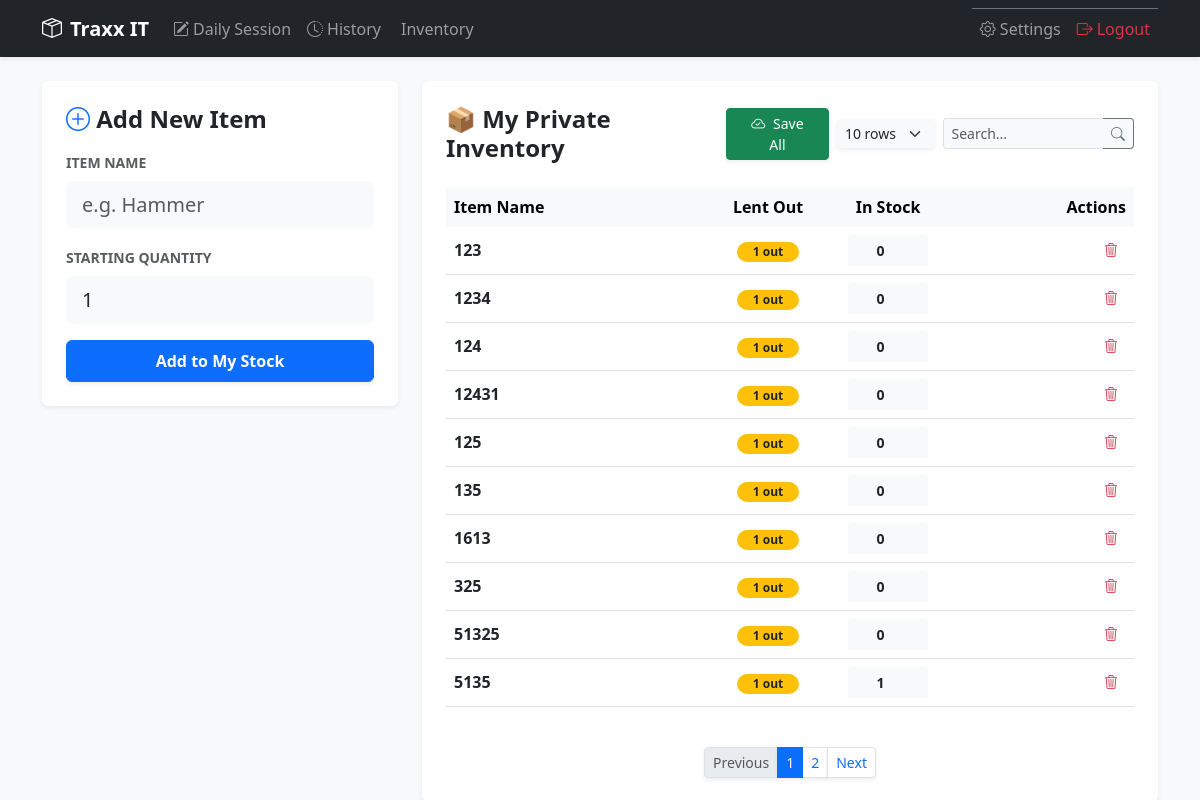
Before: /inventory (signed in) with the older database file.
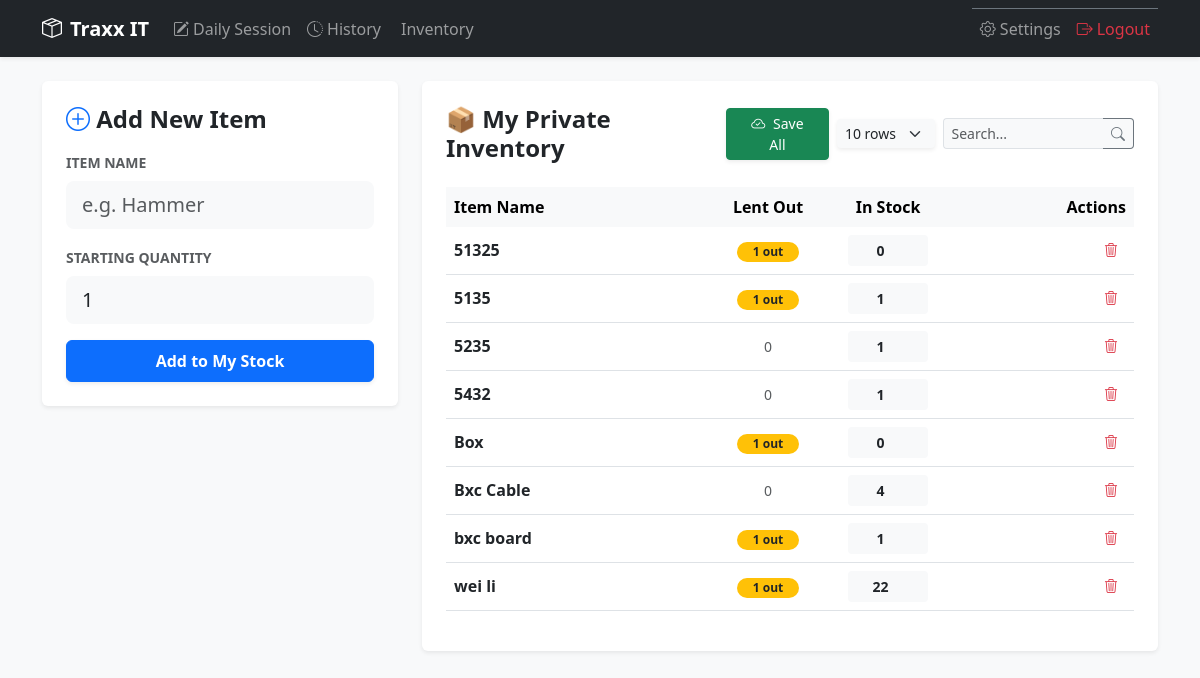
After: the same page with the newer database file.
### models.py (models this page shows)
class Item(db.Model):
    id = db.Column(db.Integer, primary_key=True)
    name = db.Column(db.String(100), nullable=False)
    quantity = db.Column(db.Integer, default=0)
    user_id = db.Column(db.Integer, db.ForeignKey('user.id'))

### app.py (the view, shortened to what this page needs)
@app.route('/inventory', methods=['GET', 'POST'])
def inventory():
    if 'user_id' not in session: return redirect(url_for('login'))
    user_id = session['user_id']
    page = request.args.get('page', 1, type=int)
    per_page = request.args.get('per_page', 10, type=int)
    search_query = request.args.get('search', '')
    items_query = Item.query.filter_by(user_id=user_id).order_by(Item.name)
    if search_query:
        items_query = items_query.filter(Item.name.ilike(f"%{search_query}%"))
    pagination = items_query.paginate(page=page, per_page=per_page)
    items_list = pagination.items
    for item in items_list:
        lent_count = db.session.query(func.sum(DayRecord.quantity_out)).filter(
            DayRecord.item_id == item.id,
            DayRecord.is_returned == False
        ).scalar() or 0
        item.lent_out = lent_count
    return render_template('inventory.html',
                           pagination=pagination,
                           items=items_list,
                           search_query=search_query,
                           per_page=per_page)

### templates/inventory.html (shortened to what the changed rows need)
{% extends "base.html" %}
{% block content %}
<div class="row">
    <div class="col-md-8">
        <form method="POST">
            <div class="card shadow-sm p-4 border-0">
                <div class="table-responsive">
                    <table class="table table-hover align-middle">
                        <thead class="table-light">
                            <tr>
                                <th class="border-0">Item Name</th>
                                <th class="border-0 text-center" style="width: 120px;">Lent Out</th>
                                <th class="border-0 text-center" style="width: 120px;">In Stock</th>
                                <th class="border-0 text-end">Actions</th>
                            </tr>
                        </thead>
                        <tbody>
                            {% for item in items %}
                            <tr>
                                <td class="fw-bold text-truncate" style="max-width: 200px;">{{ item.name }}</td>
                                <td class="text-center">
                                    {% if item.lent_out > 0 %}
                                        <span class="badge rounded-pill bg-warning text-dark px-3">
                                            {{ item.lent_out }} out
                                        </span>
                                    {% else %}
                                        <span class="text-muted small">0</span>
                                    {% endif %}
                                </td>
                                <td class="text-center">
                                    <input type="number" name="quantities[]"
                                           class="form-control form-control-sm text-center fw-bold border-0 bg-light mx-auto"
                                           style="width: 80px;"
                                           value="{{ item.quantity }}" min="0">
                                </td>
                                <td class="text-end">
                                    <a href="{{ url_for('delete_item', id=item.id) }}"
                                       class="btn btn-sm btn-outline-danger border-0"
                                       onclick="return confirm('Wait! All history for this item will be lost. Proceed?')">
                                        <i class="bi bi-trash3"></i>
                                    </a>
                                </td>
                            </tr>
                            {% endfor %}
                        </tbody>
                    </table>
                </div>
                {% if pagination and pagination.pages > 1 %}
                <nav class="mt-4">
                    <ul class="pagination pagination-sm justify-content-center mb-0">
                        <li class="page-item {{ 'disabled' if not pagination.has_prev }}">
                            <a class="page-link shadow-sm" href="{{ url_for('inventory', page=pagination.prev_num, search=search_query, per_page=per_page) }}">Previous</a>
                        </li>
                        {% for page_num in pagination.iter_pages(left_edge=1, right_edge=1, left_current=2, right_current=2) %}
                            {% if page_num %}
                                <li class="page-item {{ 'active' if page_num == pagination.page }}">
                                    <a class="page-link shadow-sm" href="{{ url_for('inventory', page=page_num, search=search_query, per_page=per_page) }}">{{ page_num }}</a>
                                </li>
                            {% else %}
                                <li class="page-item disabled"><span class="page-link">...</span></li>
                            {% endif %}
                        {% endfor %}
                        <li class="page-item {{ 'disabled' if not pagination.has_next }}">
                            <a class="page-link shadow-sm" href="{{ url_for('inventory', page=pagination.next_num, search=search_query, per_page=per_page) }}">Next</a>
                        </li>
                    </ul>
                </nav>
                {% endif %}
            </div>
        </form>
    </div>
</div>
{% endblock %}

Changed rows visible on the page:
removed Item: name "123", lent_out "1", quantity "0"
removed Item: name "1234", lent_out "1", quantity "0"
removed Item: name "124", lent_out "1", quantity "0"
removed Item: name "12431", lent_out "1", quantity "0"
removed Item: name "125", lent_out "1", quantity "0"
removed Item: name "135", lent_out "1", quantity "0"
removed Item: name "1613", lent_out "1", quantity "0"
removed Item: name "325", lent_out "1", quantity "0"
now on this page (row unchanged): Item: name "5235", shows "0", quantity "1"
now on this page (row unchanged): Item: name "5432", shows "0", quantity "1"
now on this page (row unchanged): Item: name "Box", lent_out "1", quantity "0"
now on this page (row unchanged): Item: name "Bxc Cable", shows "0", quantity "4"
now on this page (row unchanged): Item: name "bxc board", lent_out "1", quantity "1"
now on this page (row unchanged): Item: name "wei li", lent_out "1", quantity "22"
Other visible differences:
text no longer shown: "Previous Next"
list line gone: "1"
list line gone: "2"
